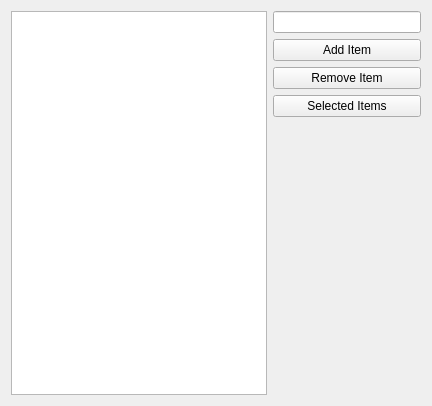
<?xml version="1.0" encoding="UTF-8"?>
<ui version="4.0">
 <class>Widget</class>
 <widget class="QWidget" name="Widget">
  <property name="geometry">
   <rect>
    <x>0</x>
    <y>0</y>
    <width>432</width>
    <height>406</height>
   </rect>
  </property>
  <property name="windowTitle">
   <string>Widget</string>
  </property>
  <layout class="QHBoxLayout" name="horizontalLayout">
   <item>
    <widget class="QListWidget" name="listWidget"/>
   </item>
   <item>
    <layout class="QVBoxLayout" name="verticalLayout">
     <item>
      <widget class="QLineEdit" name="lineEdit"/>
     </item>
     <item>
      <widget class="QPushButton" name="addItemButton">
       <property name="text">
        <string>Add Item</string>
       </property>
      </widget>
     </item>
     <item>
      <widget class="QPushButton" name="removeItemButton">
       <property name="text">
        <string>Remove Item</string>
       </property>
      </widget>
     </item>
     <item>
      <widget class="QPushButton" name="selectedItemsButton">
       <property name="text">
        <string>Selected Items</string>
       </property>
      </widget>
     </item>
     <item>
      <spacer name="verticalSpacer">
       <property name="orientation">
        <enum>Qt::Vertical</enum>
       </property>
       <property name="sizeHint" stdset="0">
        <size>
         <width>20</width>
         <height>308</height>
        </size>
       </property>
      </spacer>
     </item>
    </layout>
   </item>
  </layout>
 </widget>
 <resources/>
 <connections/>
</ui>
